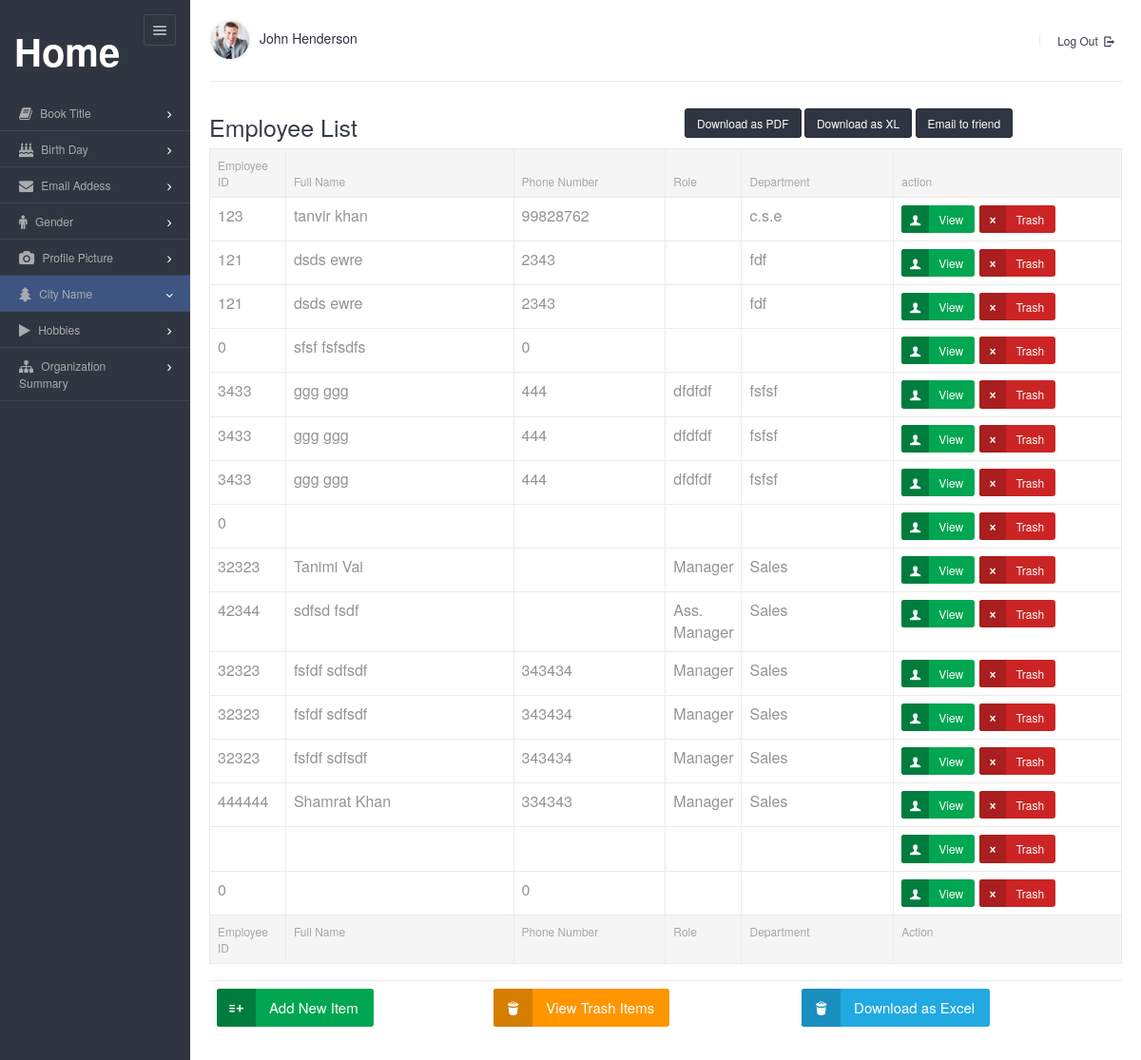
The app's page /views/employee with its own data.
### tables this page shows
CREATE TABLE `employee` (
  `id` int(255) NOT NULL,
  `first_name` varchar(255) DEFAULT NULL,
  `last_name` varchar(255) DEFAULT NULL,
  `birthday` varchar(100) DEFAULT NULL,
  `gender` varchar(255) DEFAULT NULL,
  `marital_status` varchar(255) DEFAULT NULL,
  `nationality` varchar(255) DEFAULT NULL,
  `nid` int(255) DEFAULT NULL,
  `profile_picture` varchar(255) DEFAULT NULL,
  `phone_number` int(255) DEFAULT NULL,
  `email` varchar(255) DEFAULT NULL,
  `address1` varchar(100) DEFAULT NULL,
  `address2` varchar(100) DEFAULT NULL,
  `country` varchar(255) DEFAULT NULL,
  `city` varchar(255) DEFAULT NULL,
  `post_code` varchar(15) DEFAULT NULL,
  `employee_id` int(255) DEFAULT NULL,
  `join_date` date DEFAULT NULL,
  `role` varchar(20) DEFAULT NULL,
  `salary` int(255) DEFAULT NULL,
  `dept` varchar(255) DEFAULT NULL,
  `fb` varchar(200) DEFAULT NULL,
  `twitter` varchar(200) DEFAULT NULL,
  `linkedin` varchar(200) DEFAULT NULL,
  `googleplus` varchar(200) DEFAULT NULL,
  `is_delete` int(11) DEFAULT '1'
);

### src/DB/Database.php (called while the page is built, shortened)
<?php
class Database{
    public function __construct(){
        try {
            $this->connection=new PDO('mysql:host=localhost;dbname=final_project', "root","");
        }
        catch (PDOException $e) {
            echo $e->getMessage();
        }
    }
}

### src/Employee/Employee.php (called while the page is built, shortened)
<?php
class Employee extends DB
{
    public function index($fetchMode="ASSOC"){
        $STH = $this->connection->query('SELECT * from employee where is_delete=1');
        $fetchMode = strtoupper($fetchMode);
        if(substr_count($fetchMode, "OBJ")>0)   $STH->setFetchMode(PDO::FETCH_OBJ);
        else               $STH->setFetchMode(PDO::FETCH_ASSOC);
        $arrAllData  = $STH->fetchAll();
        return $arrAllData;
    }
}

### views/employee/index.php (the view, shortened to what this page needs)
<?php
$obj = new Employee();
$someData = $obj->index("OBJ");
?>
<!DOCTYPE html>
<html lang="en">
<head>
    <link rel="stylesheet" href="../../assets/js/jquery-ui/css/no-theme/jquery-ui-1.10.3.custom.min.css">
    <link rel="stylesheet" href="../../assets/css/font-icons/entypo/css/entypo.css">
    <link rel="stylesheet" href="../../assets/css/font-icons/font-awesome/css/font-awesome.min.css">
    <link rel="stylesheet" href="../../assets/css/bootstrap.css">
    <link rel="stylesheet" href="../../assets/css/core.css">
    <link rel="stylesheet" href="../../assets/css/theme.css">
    <link rel="stylesheet" href="../../assets/css/forms.css">
    <link rel="stylesheet" href="../../assets/css/custom.css">
    <link rel="stylesheet" href="../../assets/css/sabuj.css">
</head>
<body class="page-body">
<div class="page-container">
    <div class="sidebar-menu">
        <div class="sidebar-menu-inner">
            <header class="logo-env">
                <div class="logo">
                    <a href="../../index.php">
                        <h1>Home</h1>
                    </a>
                </div>
                <div class="sidebar-collapse">
                    <a href="#" class="sidebar-collapse-icon">
                        <i class="entypo-menu"></i>
                    </a>
                </div>
            </header>
            <ul id="main-menu" class="main-menu">
                <li class="has-sub">
                    <a href="#">
                        <i class="fa fa-book"></i>
                        <span class="title">Book Title</span>
                    </a>
                </li>
                <li class="has-sub">
                    <a href="#">
                        <i class="fa fa-birthday-cake"></i>
                        <span class="title">Birth Day</span>
                    </a>
                </li>
                <li class="has-sub">
                    <a href="#">
                        <i class="fa fa-envelope"></i>
                        <span class="title">Email Addess</span>
                    </a>
                </li>
                <li class="has-sub">
                    <a href="#">
                        <i class="fa fa-male"></i>
                        <span class="title">Gender</span>
                    </a>
                </li>
                <li class="has-sub">
                    <a href="#">
                        <i class="fa fa-camera"></i>
                        <span class="title">Profile Picture</span>
                    </a>
                </li>
                <li class="opened has-sub">
                    <a href="#">
                        <i class="fa fa-tree"></i>
                        <span class="title">City Name</span>
                    </a>
                </li>
                <li class="has-sub">
                    <a href="#">
                        <i class="fa fa-play"></i>
                        <span class="title">Hobbies</span>
                    </a>
                </li>
                <li class="has-sub">
                    <a href="#">
                        <i class="fa fa-sitemap"></i>
                        <span class="title">Organization Summary</span>
                    </a>
                </li>
            </ul>
        </div>
    </div>
    <div class="main-content">
        <div class="row">
            <div class="col-md-6 col-sm-8 clearfix">
                <ul class="user-info pull-left pull-none-xsm">
                    <li class="profile-info dropdown">
                        <a href="#" class="dropdown-toggle" data-toggle="dropdown">
                            <img src="../../assets/images/thumb-1@2x.png" alt="" class="img-circle" width="44" />
                            John Henderson
                        </a>
                    </li>
                </ul>
            </div>
            <div class="col-md-6 col-sm-4 clearfix hidden-xs">
                <ul class="list-inline links-list pull-right">
                    <li class="sep"></li>
                    <li>
                        <a href="extra-login.html">
                            Log Out <i class="entypo-logout right"></i>
                        </a>
                    </li>
                </ul>
            </div>
        </div>
        <hr/>
        <table>
            <tr>
                <td width="500">
                    <h2>Employee List</h2>
                </td>
                <td width="450">
                    <a href="pdf.php" class="btn btn-primary" role="button">Download as PDF</a>
                    <a href="xl.php" class="btn btn-primary" role="button">Download as XL</a>
                    <a href="email.php?list=1" class="btn btn-primary" role="button">Email to friend</a>
                </td>
            </tr>
        </table>
        <table class="table table-bordered datatable" id="table-1">
            <thead>
            <tr>
                <th class="col-lg-1">Employee ID</th>
                <th class="col-lg-3">Full Name</th>
                <th class="col-lg-2">Phone Number</th>
                <th class="col-lg-1">Role</th>
                <th class="col-lg-2">Department</th>
                <th class="col-lg-3">action</th>
            </tr>
            </thead>
            <tbody>
            <?php foreach($someData as $oneData){?>
            <tr class="odd gradeX">
                <td><?php echo $oneData->employee_id?></td>
                <td><?php echo $oneData->first_name." ".$oneData->last_name?></td>
                <td><?php echo $oneData->phone_number?></td>
                <td><?php echo $oneData->role?></td>
                <td><?php echo $oneData->dept?></td>
                <td>
                    <a href="profile.php?id=<?php echo $oneData->id?>" class="btn btn-success btn-md btn-icon icon-left" role="button">
                        <i class="entypo-user"></i>
                        View
                    </a>
                    <a href="trash.php?id=<?php echo $oneData->id?>" class="btn btn-danger btn-md btn-icon icon-left" role="button">
                        <i class="entypo-cancel"></i>
                        Trash
                    </a>
                </td>
                <?php }?>
            </tr>
            </tbody>
            <tfoot>
            <tr>
                <th class="col-lg-1">Employee ID</th>
                <th class="col-lg-3">Full Name</th>
                <th class="col-lg-2">Phone Number</th>
                <th class="col-lg-1">Role</th>
                <th class="col-lg-2">Department</th>
                <th class="col-lg-3">Action</th>
            </tr>
            </tfoot>
        </table>
        <table class="table">
            <tr>
                <td>
                    <a href="add.php" onclick="jQuery('#modal-1').modal('show');" class="btn btn-success btn-lg btn-icon icon-left">
                        <i class="entypo-list-add"></i>
                        Add New Item
                    </a>
                </td>
                <td>
                    <a href="trashed.php" onclick="jQuery('').modal('show');" class="btn btn-orange btn-lg btn-icon icon-left">
                        <i class="entypo-trash"></i>
                        View Trash Items
                    </a>
                </td>
                <td>
                    <a href="xl.php" onclick="jQuery('').modal('show');" class="btn btn-info btn-lg btn-icon icon-left">
                        <i class="entypo-trash"></i>
                        Download as Excel
                    </a>
                </td>
            </tr>
        </table>
    </div>
</div>
<link rel="stylesheet" href="../../assets/js/datatables/datatables.css">
<link rel="stylesheet" href="../../assets/js/select2/select2-bootstrap.css">
<link rel="stylesheet" href="../../assets/js/select2/select2.css">
</body>
</html>

### assets/css/sabuj.css (style rules this page uses)
.logo h1 { font-size: 40px; color: #fff; font-weight: bold; }
.opened { background-color: #3D5580; }
.table > tbody > tr > td { font-size: 16px !important; }

### records on screen
employee: employee "123", first_name "tanvir", last_name "khan", phone_number "99828762", dept "c.s.e"
employee: employee "121", first_name "dsds", last_name "ewre", phone_number "2343", dept "fdf"
employee: employee "121", first_name "dsds", last_name "ewre", phone_number "2343", dept "fdf"
employee: employee "0", first_name "sfsf", last_name "fsfsdfs", phone_number "0"
employee: employee "3433", first_name "ggg", last_name "ggg", phone_number "444", role "dfdfdf", dept "fsfsf"
employee: employee "3433", first_name "ggg", last_name "ggg", phone_number "444", role "dfdfdf", dept "fsfsf"
employee: employee "3433", first_name "ggg", last_name "ggg", phone_number "444", role "dfdfdf", dept "fsfsf"
employee: employee "0"
employee: employee "32323", first_name "Tanimi", last_name "Vai", role "Manager", dept "Sales"
employee: employee "42344", first_name "sdfsd", last_name "fsdf", role "Ass. Manager", dept "Sales"
employee: employee "32323", first_name "fsfdf", last_name "sdfsdf", phone_number "343434", role "Manager", dept "Sales"
employee: employee "32323", first_name "fsfdf", last_name "sdfsdf", phone_number "343434", role "Manager", dept "Sales"
employee: employee "32323", first_name "fsfdf", last_name "sdfsdf", phone_number "343434", role "Manager", dept "Sales"
employee: employee "444444", first_name "Shamrat", last_name "Khan", phone_number "334343", role "Manager", dept "Sales"
employee: employee "0", phone_number "0"
